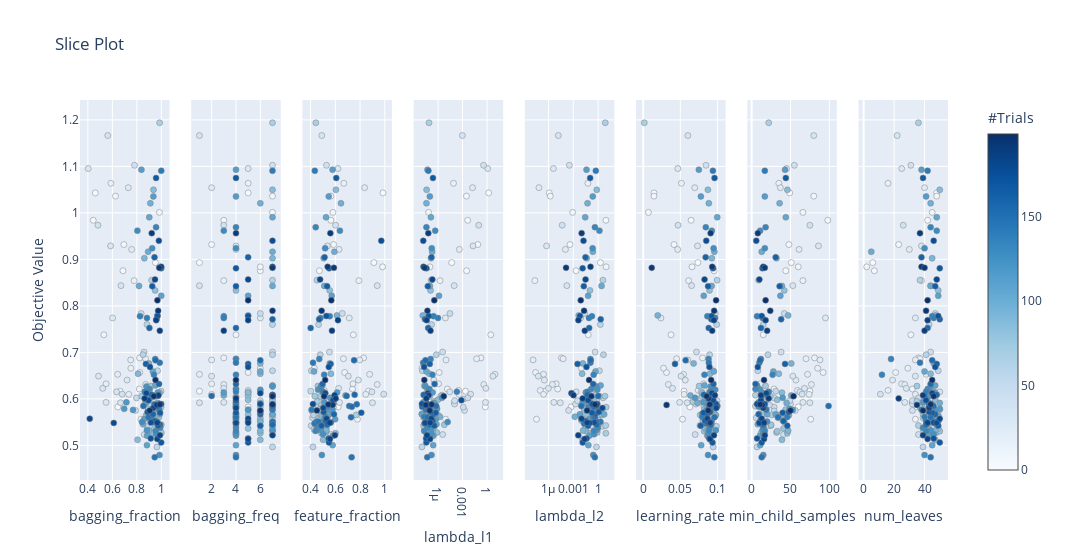

The notebook cell this image was saved under:
### Code cell
p3 = plot_slice(study)
p3.write_image('images/slice_plot_lgb_reg.png')
p3.show()

### Figure 1 — Plotly figure (JSON) as saved in the notebook; plotly's stock layout.template omitted (floating-point values rounded to 4 significant figures; data arrays with more than 128 entries replaced by an {"elided": "..."} marker saying what was removed)
{"data": [{"marker": {"color": {"elided": "200 int values"}, "colorbar": {"title": {"text": "#Trials"}, "x": 1, "xpad": 40}, "colorscale": [[0, "rgb(247,251,255)"], [0.125, "rgb(222,235,247)"], [0.25, "rgb(198,219,239)"], [0.375, "rgb(158,202,225)"], [0.5, "rgb(107,174,214)"], [0.625, "rgb(66,146,198)"], [0.75, "rgb(33,113,181)"], [0.875, "rgb(8,81,156)"], [1, "rgb(8,48,107)"]], "line": {"color": "Grey", "width": 0.5}, "showscale": true}, "mode": "markers", "showlegend": false, "type": "scatter", "x": {"elided": "200 float values"}, "xaxis": "x", "y": {"elided": "200 float values"}, "yaxis": "y"}, {"marker": {"color": {"elided": "200 int values"}, "colorbar": {"title": {"text": "#Trials"}, "x": 1, "xpad": 40}, "colorscale": [[0, "rgb(247,251,255)"], [0.125, "rgb(222,235,247)"], [0.25, "rgb(198,219,239)"], [0.375, "rgb(158,202,225)"], [0.5, "rgb(107,174,214)"], [0.625, "rgb(66,146,198)"], [0.75, "rgb(33,113,181)"], [0.875, "rgb(8,81,156)"], [1, "rgb(8,48,107)"]], "line": {"color": "Grey", "width": 0.5}, "showscale": false}, "mode": "markers", "showlegend": false, "type": "scatter", "x": {"elided": "200 int values"}, "xaxis": "x2", "y": {"elided": "200 float values"}, "yaxis": "y2"}, {"marker": {"color": {"elided": "200 int values"}, "colorbar": {"title": {"text": "#Trials"}, "x": 1, "xpad": 40}, "colorscale": [[0, "rgb(247,251,255)"], [0.125, "rgb(222,235,247)"], [0.25, "rgb(198,219,239)"], [0.375, "rgb(158,202,225)"], [0.5, "rgb(107,174,214)"], [0.625, "rgb(66,146,198)"], [0.75, "rgb(33,113,181)"], [0.875, "rgb(8,81,156)"], [1, "rgb(8,48,107)"]], "line": {"color": "Grey", "width": 0.5}, "showscale": false}, "mode": "markers", "showlegend": false, "type": "scatter", "x": {"elided": "200 float values"}, "xaxis": "x3", "y": {"elided": "200 float values"}, "yaxis": "y3"}, {"marker": {"color": {"elided": "200 int values"}, "colorbar": {"title": {"text": "#Trials"}, "x": 1, "xpad": 40}, "colorscale": [[0, "rgb(247,251,255)"], [0.125, "rgb(222,235,247)"], [0.25, "rgb(198,219,239)"], [0.375, "rgb(158,202,225)"], [0.5, "rgb(107,174,214)"], [0.625, "rgb(66,146,198)"], [0.75, "rgb(33,113,181)"], [0.875, "rgb(8,81,156)"], [1, "rgb(8,48,107)"]], "line": {"color": "Grey", "width": 0.5}, "showscale": false}, "mode": "markers", "showlegend": false, "type": "scatter", "x": {"elided": "200 float values"}, "xaxis": "x4", "y": {"elided": "200 float values"}, "yaxis": "y4"}, {"marker": {"color": {"elided": "200 int values"}, "colorbar": {"title": {"text": "#Trials"}, "x": 1, "xpad": 40}, "colorscale": [[0, "rgb(247,251,255)"], [0.125, "rgb(222,235,247)"], [0.25, "rgb(198,219,239)"], [0.375, "rgb(158,202,225)"], [0.5, "rgb(107,174,214)"], [0.625, "rgb(66,146,198)"], [0.75, "rgb(33,113,181)"], [0.875, "rgb(8,81,156)"], [1, "rgb(8,48,107)"]], "line": {"color": "Grey", "width": 0.5}, "showscale": false}, "mode": "markers", "showlegend": false, "type": "scatter", "x": {"elided": "200 float values"}, "xaxis": "x5", "y": {"elided": "200 float values"}, "yaxis": "y5"}, {"marker": {"color": {"elided": "200 int values"}, "colorbar": {"title": {"text": "#Trials"}, "x": 1, "xpad": 40}, "colorscale": [[0, "rgb(247,251,255)"], [0.125, "rgb(222,235,247)"], [0.25, "rgb(198,219,239)"], [0.375, "rgb(158,202,225)"], [0.5, "rgb(107,174,214)"], [0.625, "rgb(66,146,198)"], [0.75, "rgb(33,113,181)"], [0.875, "rgb(8,81,156)"], [1, "rgb(8,48,107)"]], "line": {"color": "Grey", "width": 0.5}, "showscale": false}, "mode": "markers", "showlegend": false, "type": "scatter", "x": {"elided": "200 float values"}, "xaxis": "x6", "y": {"elided": "200 float values"}, "yaxis": "y6"}, {"marker": {"color": {"elided": "200 int values"}, "colorbar": {"title": {"text": "#Trials"}, "x": 1, "xpad": 40}, "colorscale": [[0, "rgb(247,251,255)"], [0.125, "rgb(222,235,247)"], [0.25, "rgb(198,219,239)"], [0.375, "rgb(158,202,225)"], [0.5, "rgb(107,174,214)"], [0.625, "rgb(66,146,198)"], [0.75, "rgb(33,113,181)"], [0.875, "rgb(8,81,156)"], [1, "rgb(8,48,107)"]], "line": {"color": "Grey", "width": 0.5}, "showscale": false}, "mode": "markers", "showlegend": false, "type": "scatter", "x": {"elided": "200 int values"}, "xaxis": "x7", "y": {"elided": "200 float values"}, "yaxis": "y7"}, {"marker": {"color": {"elided": "200 int values"}, "colorbar": {"title": {"text": "#Trials"}, "x": 1, "xpad": 40}, "colorscale": [[0, "rgb(247,251,255)"], [0.125, "rgb(222,235,247)"], [0.25, "rgb(198,219,239)"], [0.375, "rgb(158,202,225)"], [0.5, "rgb(107,174,214)"], [0.625, "rgb(66,146,198)"], [0.75, "rgb(33,113,181)"], [0.875, "rgb(8,81,156)"], [1, "rgb(8,48,107)"]], "line": {"color": "Grey", "width": 0.5}, "showscale": false}, "mode": "markers", "showlegend": false, "type": "scatter", "x": {"elided": "200 int values"}, "xaxis": "x8", "y": {"elided": "200 float values"}, "yaxis": "y8"}], "layout": {"title": {"text": "Slice Plot"}, "width": 2400, "xaxis": {"anchor": "y", "domain": [0, 0.1031], "title": {"text": "bagging_fraction"}}, "xaxis2": {"anchor": "y2", "domain": [0.1281, 0.2312], "title": {"text": "bagging_freq"}}, "xaxis3": {"anchor": "y3", "domain": [0.2562, 0.3594], "title": {"text": "feature_fraction"}}, "xaxis4": {"anchor": "y4", "domain": [0.3844, 0.4875], "title": {"text": "lambda_l1"}, "type": "log"}, "xaxis5": {"anchor": "y5", "domain": [0.5125, 0.6156], "title": {"text": "lambda_l2"}, "type": "log"}, "xaxis6": {"anchor": "y6", "domain": [0.6406, 0.7438], "title": {"text": "learning_rate"}}, "xaxis7": {"anchor": "y7", "domain": [0.7688, 0.8719], "title": {"text": "min_child_samples"}}, "xaxis8": {"anchor": "y8", "domain": [0.8969, 1], "title": {"text": "num_leaves"}}, "yaxis": {"anchor": "x", "domain": [0, 1], "title": {"text": "Objective Value"}}, "yaxis2": {"anchor": "x2", "domain": [0, 1], "matches": "y", "showticklabels": false}, "yaxis3": {"anchor": "x3", "domain": [0, 1], "matches": "y", "showticklabels": false}, "yaxis4": {"anchor": "x4", "domain": [0, 1], "matches": "y", "showticklabels": false}, "yaxis5": {"anchor": "x5", "domain": [0, 1], "matches": "y", "showticklabels": false}, "yaxis6": {"anchor": "x6", "domain": [0, 1], "matches": "y", "showticklabels": false}, "yaxis7": {"anchor": "x7", "domain": [0, 1], "matches": "y", "showticklabels": false}, "yaxis8": {"anchor": "x8", "domain": [0, 1], "matches": "y", "showticklabels": false}}}
